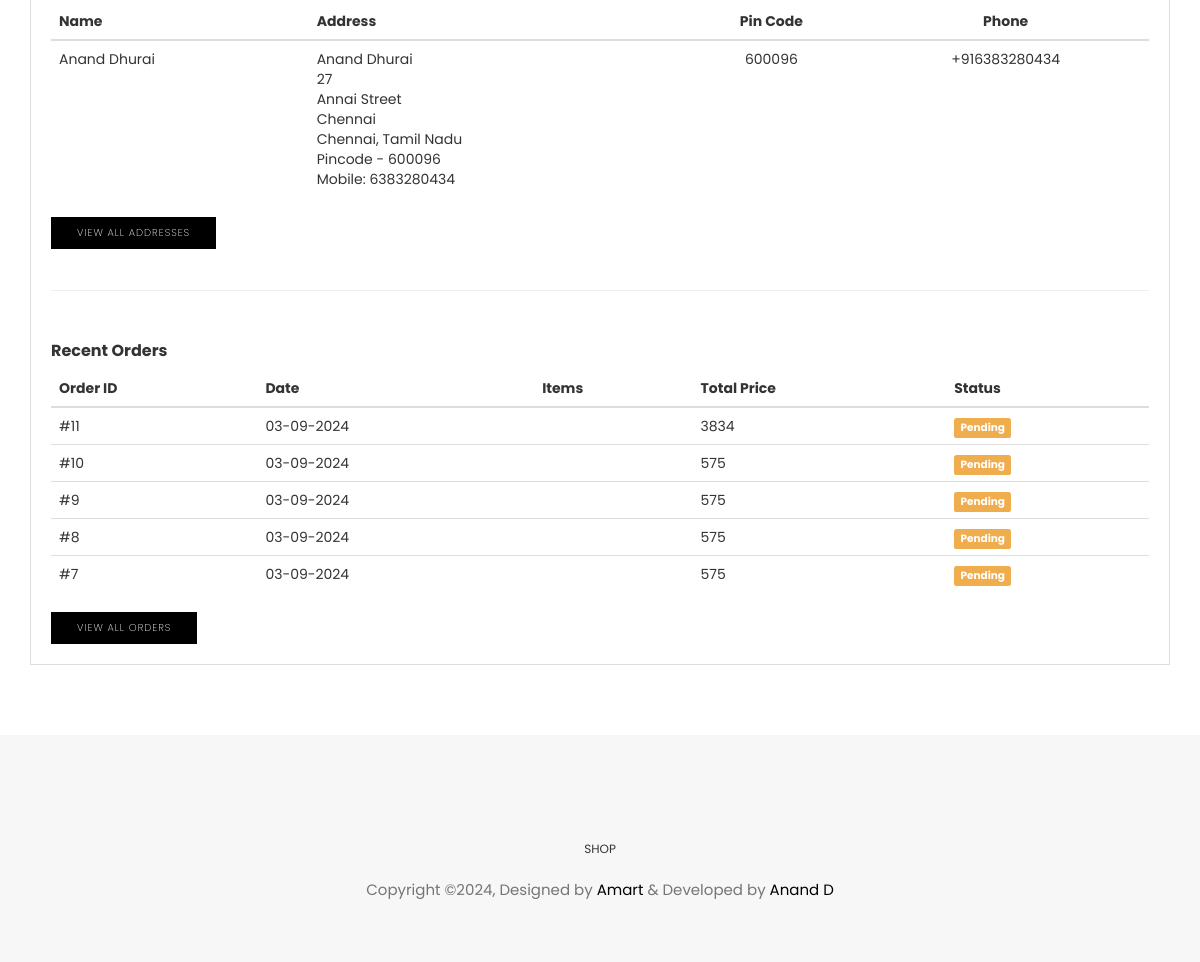
Page /customer/ (signed in, lower part) on the earlier database version.
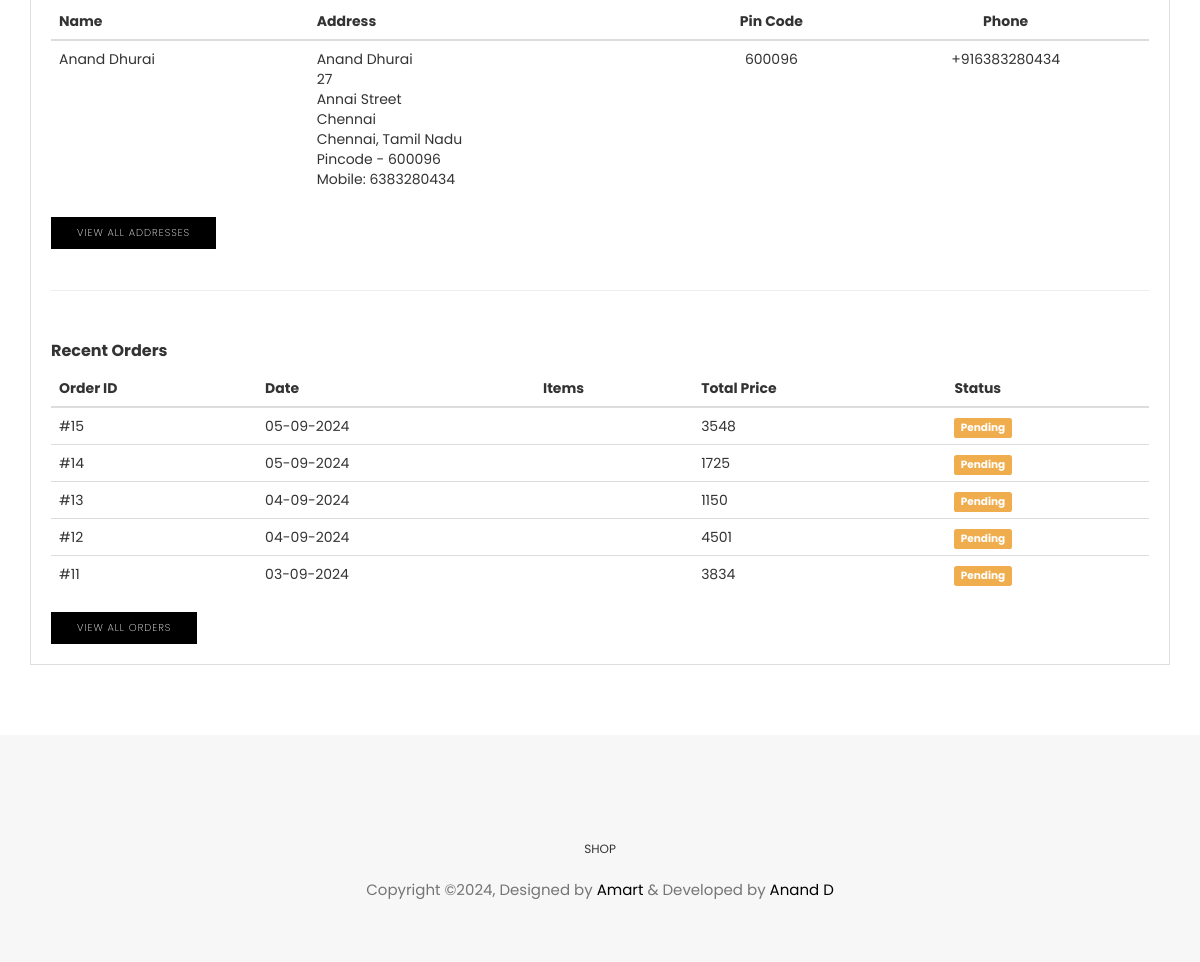
Same page on the later database version.
### customer/models.py (models this page shows, shortened)
class Order(models.Model):
    STATUS_CHOICES = [
        ("pending", "pending"),
        ("confirmed", "confirmed"),
        ("shipped", "shipped"),
        ("delivered", "delivered"),
        ("cancelled", "cancelled"),
    ]
    customer = models.ForeignKey(Customer, on_delete=models.CASCADE)
    address = models.TextField()
    total_amount = models.PositiveIntegerField()
    discount = models.PositiveIntegerField(null=True, blank=True)
    offer = models.PositiveIntegerField(null=True, blank=True)
    coupon = models.ForeignKey(Coupon, on_delete=models.SET_NULL, null=True, blank=True)
    is_paid = models.BooleanField(default=False)
    payment_method = models.TextField()
    status = models.CharField(max_length=20, choices=STATUS_CHOICES, default="pending")
    created_at = models.DateTimeField(auto_now_add=True)
    updated_at = models.DateTimeField(auto_now=True)
    class Meta:
        ordering = ["-created_at"]

### customer/views.py (the view)
# urls.py: path("", views.dashboard, name="customer_dashboard"),
@login_required(login_url='customer_login')
def dashboard(request):
    try:
        customer = Customer.objects.get(id=request.user.id)
    except Customer.DoesNotExist:
        customer=None
    orders = (
        Order.objects.filter(
            customer=customer,
        )
        .annotate(total_quantity=Sum("items__quantity"))
        .order_by("-created_at")
    )[:5]
    for order in orders:
        order.order_items = OrderItem.objects.filter(order=order)
    try:
        customer.address = Address.objects.get(customer=customer, is_default=True)
    except:
        pass
    context = {"customer": customer, "orders": orders}
    return render(request, "customer/customer-dashboard.html", context)

### templates/customer/customer-dashboard.html (shortened to what the changed rows need)
{% extends "home/base.html" %}
{% load static %}
{% block content %}
    <section class="user-dashboard page-wrapper">
        <div class="container">
            <div class="row">
                <div class="col-md-12">
                    <div class="dashboard-wrapper user-dashboard dashboard-user-profile">
                        <br>
                        <br>
                        <div class="total-order mt-20">
                            {% if customer.address %}
                            <div class="table-responsive">
                                <table class="table">
                                    <thead>
                                        <tr>
                                        <th>Name</th>
                                        <th>Address</th>
                                        <th><center>Pin Code</center></th>
                                        <th><center>Phone</center></th>
                                        </tr>
                                    </thead>
                                </table>
                            </div>
                            {% else %}
                            <p>No Addresses Added Yet. Add One Now for Seamless Shopping!</p>
                            <hr>
                            <a href="{% url "new_address" %}" class="btn btn-main btn-small">Add New Address</a >
                            {% endif %}
                        </div>
                        <br>
                        <br>
                        <div >
                            {% if orders %}
                            <div class="table-responsive">
                                <table class="table">
                                    <thead>
                                        <tr>
                                            <th>Order ID</th>
                                            <th>Date</th>
                                            <th>Items</th>
                                            <th>Total Price</th>
                                            <th>Status</th>
                                        </tr>
                                    </thead>
                                    <tbody>
                                        {% for order in orders %}
                                            <tr>
                                                <td>#{{ order.id }}</td>
                                                <td>{{ order.created_at|date:"d-m-Y" }}</td>
                                                <td>
                                                </td>
                                                <td>{{ order.total_amount }}</td>
                                                <td>
                                                    {% if order.status == "pending" %}
                                                        <span class="label label-warning">Pending</span>
                                                    {% elif order.status == "cancelled" %}
                                                        <span class="label label-danger">Cancelled</span>
                                                    {% elif order_item.status == "confirmed" %}
                                                    <span class="label label-info">Confirmed</span>
                                                    {% elif order.status == "shipped" %}
                                                        <span class="label label-primary">Shipped</span>
                                                    {% elif order.status == "delivered" %}
                                                        <span class="label label-success">Delivered</span>
                                                    {% endif %}
                                                </td>
                                            </tr>
                                        {% endfor %}
                                    </tbody>
                                </table>
                            </div>
                            {% else %}
                            <p>No Orders Yet. Shop Now!</p>
                            <hr>
                            <a href="{% url "shop" %}" class="btn btn-main btn-small">Shop Now</a >
                            {% endif %}
                        </div>
                    </div>
                </div>
            </div>
        </div>
    </section>
{% endblock content %}

Differences in the rows shown:
no longer on this page (row unchanged): Order: id "10", created_at "03-09-2024", total_amount "575", status "Pending"
no longer on this page (row unchanged): Order: id "9", created_at "03-09-2024", total_amount "575", status "Pending"
no longer on this page (row unchanged): Order: id "8", created_at "03-09-2024", total_amount "575", status "Pending"
no longer on this page (row unchanged): Order: id "7", created_at "03-09-2024", total_amount "575", status "Pending"
added Order: id "15", created_at "05-09-2024", total_amount "3548", status "Pending"
added Order: id "14", created_at "05-09-2024", total_amount "1725", status "Pending"
added Order: id "13", created_at "04-09-2024", total_amount "1150", status "Pending"
added Order: id "12", created_at "04-09-2024", total_amount "4501", status "Pending"
